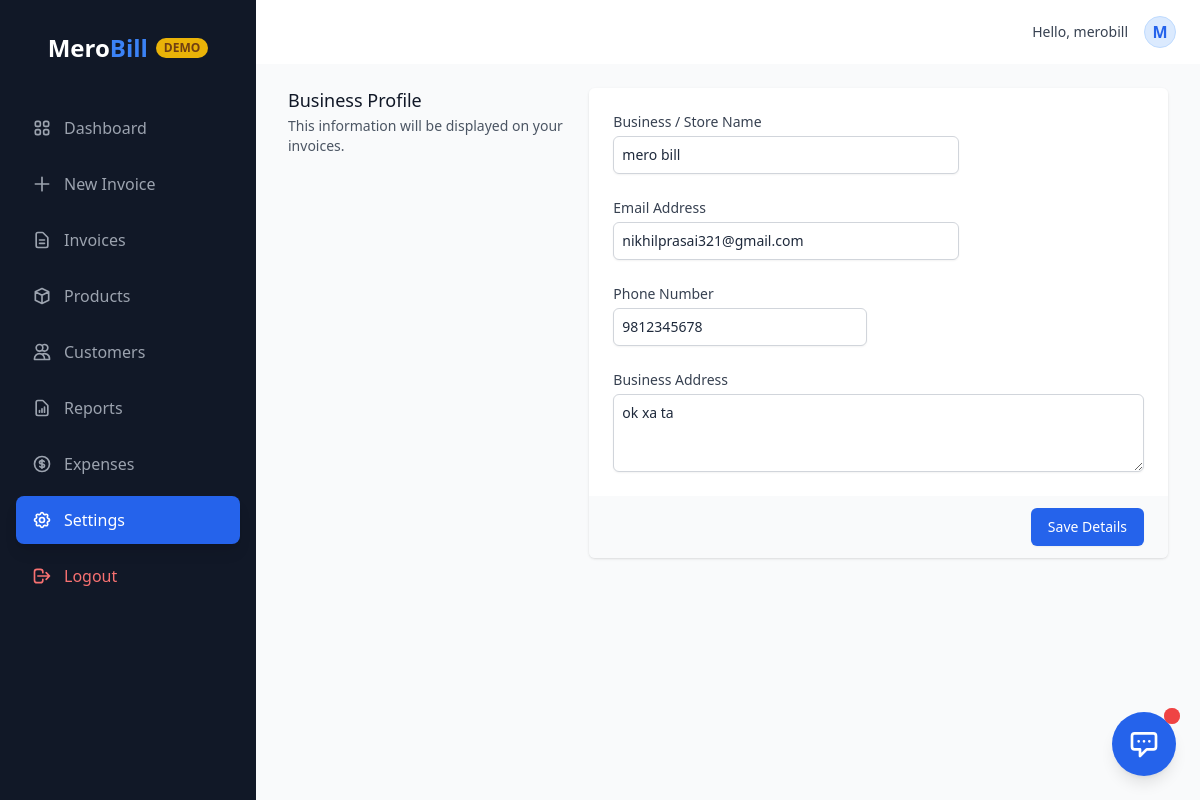
The page /public/settings.php (signed in) on the database its author committed.
### tables this page shows
CREATE TABLE `users` (
  `id` int(11) NOT NULL,
  `username` varchar(50) NOT NULL,
  `email` varchar(100) NOT NULL,
  `password_hash` varchar(255) NOT NULL,
  `role` enum('admin','merchant','demo') NOT NULL DEFAULT 'demo',
  `plan_id` int(11) DEFAULT NULL,
  `business_name` varchar(100) DEFAULT NULL,
  `phone` varchar(20) DEFAULT NULL,
  `address` text DEFAULT NULL,
  `is_active` tinyint(1) DEFAULT 1,
  `plan_expires_at` datetime DEFAULT NULL,
  `created_at` datetime DEFAULT current_timestamp()
);

### public/settings.php (the view, shortened to what this page needs)
<?php
require_once '../includes/db.php';
$user_id = $_SESSION['user_id'];
$stmt = $pdo->prepare("SELECT * FROM users WHERE id = ?");
$stmt->execute([$user_id]);
$user = $stmt->fetch();
include '../includes/header.php';
include '../includes/navbar.php';
?>
<div class="max-w-4xl mx-auto">
    <div class="md:grid md:grid-cols-3 md:gap-6">
        <div class="md:col-span-1">
            <div class="px-4 sm:px-0">
                <h3 class="text-lg font-medium leading-6 text-gray-900">Business Profile</h3>
                <p class="mt-1 text-sm text-gray-600">This information will be displayed on your invoices.</p>
            </div>
        </div>
        <div class="mt-5 md:mt-0 md:col-span-2">
            <form action="" method="POST">
                <div class="shadow sm:rounded-md sm:overflow-hidden">
                    <div class="px-4 py-5 bg-white space-y-6 sm:p-6">
                        <div class="grid grid-cols-6 gap-6">
                            <div class="col-span-6 sm:col-span-4">
                                <label for="business_name" class="block text-sm font-medium text-gray-700">Business / Store Name</label>
                                <input type="text" name="business_name" id="business_name" value="<?php echo htmlspecialchars($user['business_name']); ?>" class="mt-1 focus:ring-blue-500 focus:border-blue-500 block w-full shadow-sm sm:text-sm border-gray-300 rounded-md p-2 border">
                            </div>
                            <div class="col-span-6 sm:col-span-4">
                                <label for="email" class="block text-sm font-medium text-gray-700">Email Address</label>
                                <input type="email" name="email" id="email" value="<?php echo htmlspecialchars($user['email']); ?>" class="mt-1 focus:ring-blue-500 focus:border-blue-500 block w-full shadow-sm sm:text-sm border-gray-300 rounded-md p-2 border">
                            </div>
                            <div class="col-span-6 sm:col-span-3">
                                <label for="phone" class="block text-sm font-medium text-gray-700">Phone Number</label>
                                <input type="text" name="phone" id="phone" value="<?php echo htmlspecialchars($user['phone']); ?>" class="mt-1 focus:ring-blue-500 focus:border-blue-500 block w-full shadow-sm sm:text-sm border-gray-300 rounded-md p-2 border">
                            </div>
                            <div class="col-span-6">
                                <label for="address" class="block text-sm font-medium text-gray-700">Business Address</label>
                                <textarea name="address" id="address" rows="3" class="shadow-sm focus:ring-blue-500 focus:border-blue-500 mt-1 block w-full sm:text-sm border border-gray-300 rounded-md p-2"><?php echo htmlspecialchars($user['address']); ?></textarea>
                            </div>
                        </div>
                    </div>
                    <div class="px-4 py-3 bg-gray-50 text-right sm:px-6">
                        <button type="submit" class="inline-flex justify-center py-2 px-4 border border-transparent shadow-sm text-sm font-medium rounded-md text-white bg-blue-600 hover:bg-blue-700 focus:outline-none focus:ring-2 focus:ring-offset-2 focus:ring-blue-500">
                            Save Details
                        </button>
                    </div>
                </div>
            </form>
        </div>
    </div>
</div>
<?php include '../includes/footer.php'; ?>

### rows shown on the page
users: business_name "mero bill", email "nikhilprasai321@gmail.com", phone "9812345678", address "ok xa ta"

### other values the page prints
$user_name "merobill"
substr($user_name, 0, 1) "M"
